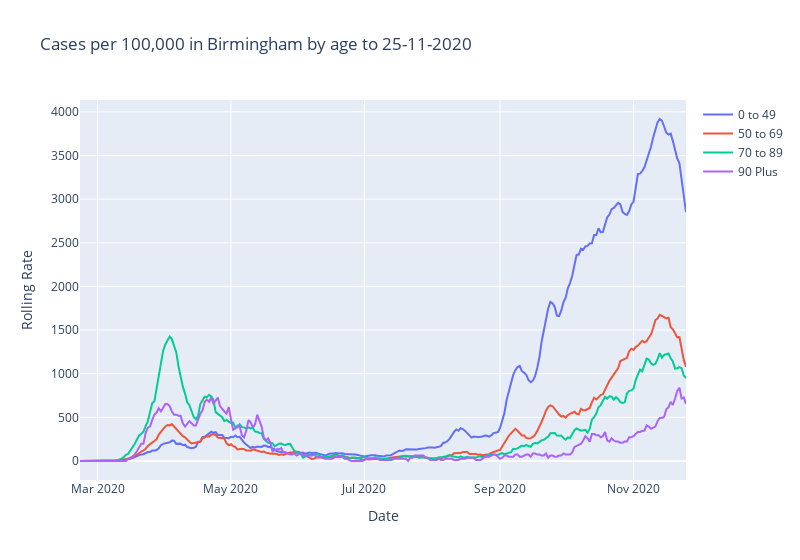

This figure's notebook cell:
### Code cell
# Display graph for rolling rate
col_names = ['rollrate_0_49', 'rollrate_50_69', 'rollrate_70_89', 'rollrate_90+']
labels = ['0 to 49', '50 to 69', '70 to 89', '90 Plus']
title_date = dd.format_date(df_area.date.max())
dd.plot_cases(df_area, col_names, labels, "Cases per 100,000 in " + areaname + " by age to " + title_date,"Rolling Rate")

### Figure 1 — Plotly figure (JSON) as saved in the notebook; plotly's stock layout.template omitted (floating-point values rounded to 4 significant figures; data arrays with more than 128 entries replaced by an {"elided": "..."} marker saying what was removed)
{"data": [{"connectgaps": true, "mode": "lines", "name": "0 to 49", "type": "scatter", "x": {"elided": "556 str values"}, "y": {"elided": "556 float values"}}, {"connectgaps": true, "mode": "lines", "name": "50 to 69", "type": "scatter", "x": {"elided": "556 str values"}, "y": {"elided": "556 float values"}}, {"connectgaps": true, "mode": "lines", "name": "70 to 89", "type": "scatter", "x": {"elided": "556 str values"}, "y": {"elided": "556 float values"}}, {"connectgaps": true, "mode": "lines", "name": "90 Plus", "type": "scatter", "x": {"elided": "556 str values"}, "y": {"elided": "556 float values"}}], "layout": {"title": {"text": "Cases per 100,000 in Birmingham by age to 25-11-2020"}, "width": 800, "xaxis": {"title": {"text": "Date"}}, "yaxis": {"title": {"text": "Rolling Rate"}}}}
